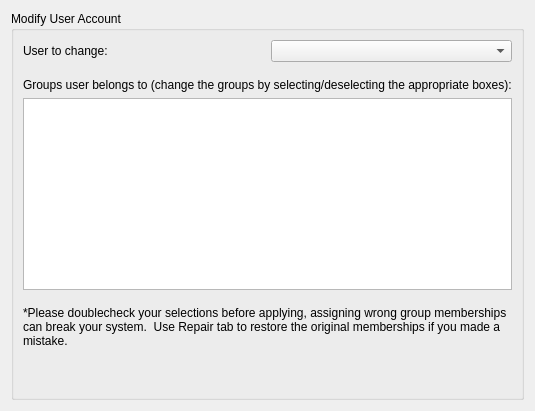
     <widget class="QWidget" name="membershipTab">
      <attribute name="icon">
       <iconset>
        <normaloff>../../../../../../../../usr/share/mx-user/icons/contact-new.png</normaloff>../../../../../../../../usr/share/mx-user/icons/contact-new.png</iconset>
      </attribute>
      <attribute name="title">
       <string>Group Membership</string>
      </attribute>
      <layout class="QGridLayout" name="_6">
       <item row="0" column="1">
        <widget class="QGroupBox" name="selectUser">
         <property name="sizePolicy">
          <sizepolicy hsizetype="MinimumExpanding" vsizetype="Minimum">
           <horstretch>0</horstretch>
           <verstretch>0</verstretch>
          </sizepolicy>
         </property>
         <property name="title">
          <string>Modify User Account</string>
         </property>
         <layout class="QGridLayout" name="_4">
          <property name="leftMargin">
           <number>9</number>
          </property>
          <property name="topMargin">
           <number>9</number>
          </property>
          <property name="rightMargin">
           <number>9</number>
          </property>
          <property name="bottomMargin">
           <number>9</number>
          </property>
          <property name="spacing">
           <number>6</number>
          </property>
          <item row="0" column="1">
           <widget class="QComboBox" name="userComboMembership">
            <property name="sizePolicy">
             <sizepolicy hsizetype="MinimumExpanding" vsizetype="Minimum">
              <horstretch>0</horstretch>
              <verstretch>0</verstretch>
             </sizepolicy>
            </property>
            <property name="toolTip">
             <string>Select user to delete</string>
            </property>
           </widget>
          </item>
          <item row="0" column="0">
           <widget class="QLabel" name="userLabel_2">
            <property name="sizePolicy">
             <sizepolicy hsizetype="MinimumExpanding" vsizetype="Minimum">
              <horstretch>0</horstretch>
              <verstretch>0</verstretch>
             </sizepolicy>
            </property>
            <property name="toolTip">
             <string>Select user to delete</string>
            </property>
            <property name="frameShape">
             <enum>QFrame::NoFrame</enum>
            </property>
            <property name="frameShadow">
             <enum>QFrame::Plain</enum>
            </property>
            <property name="text">
             <string>User to change:</string>
            </property>
           </widget>
          </item>
          <item row="6" column="0" colspan="2">
           <spacer name="spacer">
            <property name="orientation">
             <enum>Qt::Vertical</enum>
            </property>
            <property name="sizeType">
             <enum>QSizePolicy::Expanding</enum>
            </property>
            <property name="sizeHint" stdset="0">
             <size>
              <width>20</width>
              <height>40</height>
             </size>
            </property>
           </spacer>
          </item>
          <item row="3" column="0" colspan="2">
           <widget class="QListWidget" name="listGroups">
            <property name="movement">
             <enum>QListView::Static</enum>
            </property>
            <property name="flow">
             <enum>QListView::TopToBottom</enum>
            </property>
            <property name="isWrapping" stdset="0">
             <bool>true</bool>
            </property>
           </widget>
          </item>
          <item row="2" column="0" colspan="2">
           <widget class="QLabel" name="labelGroups">
            <property name="text">
             <string>Groups user belongs to (change the groups by selecting/deselecting the appropriate boxes):</string>
            </property>
           </widget>
          </item>
          <item row="4" column="0" colspan="2">
           <spacer name="verticalSpacer_2">
            <property name="orientation">
             <enum>Qt::Vertical</enum>
            </property>
            <property name="sizeType">
             <enum>QSizePolicy::Fixed</enum>
            </property>
            <property name="sizeHint" stdset="0">
             <size>
              <width>20</width>
              <height>10</height>
             </size>
            </property>
           </spacer>
          </item>
          <item row="5" column="0" colspan="2">
           <widget class="QLabel" name="label_3">
            <property name="text">
             <string>*Please doublecheck your selections before applying, assigning wrong group memberships can break your system.  Use Repair tab to restore the original memberships if you made a mistake.</string>
            </property>
            <property name="wordWrap">
             <bool>true</bool>
            </property>
           </widget>
          </item>
          <item row="1" column="0" colspan="2">
           <spacer name="verticalSpacer_3">
            <property name="orientation">
             <enum>Qt::Vertical</enum>
            </property>
            <property name="sizeType">
             <enum>QSizePolicy::Fixed</enum>
            </property>
            <property name="sizeHint" stdset="0">
             <size>
              <width>20</width>
              <height>10</height>
             </size>
            </property>
           </spacer>
          </item>
         </layout>
        </widget>
       </item>
      </layout>
     </widget>
